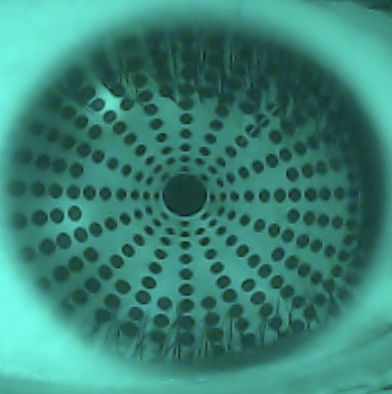
#> input picture ojo_ultimo.png, 392 x 394 px, found by its file name
$ python C1007.py
#> lines starting #> are read from the running program, lines starting #| are printed output that depends on the picture; after the words box and inside, x2 and y2 are one past the last pixel; in counts of white or black regions, pixels touching at a corner belong together
import cv2
import os
import numpy as np
import matplotlib.pyplot as plt
from scipy.ndimage import gaussian_filter, median_filter
from scipy.interpolate import griddata
from scipy.optimize import least_squares
from sklearn.cluster import DBSCAN, KMeans
from matplotlib.colors import LinearSegmentedColormap, Normalize
from scipy.interpolate import interp1d
import pandas as pd
# Generar una función integrada con entrada imagen y salida mapa de calor delta_zq

image_path = r"/Users/gaby/Desktop/Software_Laptop/ojo_ultimo.png"
output_dir = os.path.dirname(image_path)

def metodo_biodi2_diferencia_final(image_path, output_path1="mapa_diferencia.jpg",output_path2="mapa_tangencial.jpg"):
#> called with output_path1 = 'mapa_diferencia.jpg', output_path2 = 'mapa_tangencial.jpg'
    import cv2
    import numpy as np
    from scipy.ndimage import gaussian_filter
    from sklearn.cluster import DBSCAN, KMeans
    from matplotlib import pyplot as plt

    img_color = cv2.imread(image_path)
#> img_color is the input picture: shape (394, 392, 3); mean B, G, R 118.1, 131.3, 58.5
    img = cv2.imread(image_path, cv2.IMREAD_GRAYSCALE)

    # --- Paso 1: Ecualización e inversión ---
    img_eq = cv2.equalizeHist(img)
    img_inv = cv2.bitwise_not(img_eq)

    # --- Paso 2: Suavizado ---
    img_blur = gaussian_filter(img_inv, sigma=0.8)

    # --- Paso 3: Detección inicial con HoughCircles (para extraer template) ---
    circles = cv2.HoughCircles(
        img_blur.astype(np.uint8),
        cv2.HOUGH_GRADIENT,
        dp=1.2,
        minDist=10,#10
        param1=30,
        param2=8,
        minRadius=3,
        maxRadius=5
    )
#> circles = 232 rows, first 8: [161.4, 137.4, 4.32], [234.6, 196.2, 4.32], [353.4, 192.6, 4.32], [351, 153, 4.32], [137.4, 214.2, 4.2], [229.8, 178.2, 4.32], [271.8, 162.6, 4.32], [185.4, 133.8, 4.32]

    if circles is None:
        raise RuntimeError("No se detectaron círculos Hough para usar como template.")

    # Extraer primer círculo como kernel
    circles = np.uint16(np.around(circles))
#> circles = 232 rows, first 8: [161, 137, 4], [235, 196, 4], [353, 193, 4], [351, 153, 4], [137, 214, 4], [230, 178, 4], [272, 163, 4], [185, 134, 4]
    x0, y0, r0 = circles[0][0]
#> x0 = 161; y0 = 137; r0 = 4
    patch_size = 2*r0 + 1
#> patch_size = 9
    template = img_blur[y0-r0:y0+r0+1, x0-r0:x0+r0+1].astype(np.float32)
    template = (template - template.mean()) / (template.std() + 1e-5)

    # --- Paso 4: Template Matching ---
    img_norm = img_blur.astype(np.float32)
    img_norm = (img_norm - img_norm.mean()) / (img_norm.std() + 1e-5)
    result = cv2.matchTemplate(img_norm, template, cv2.TM_CCOEFF_NORMED)
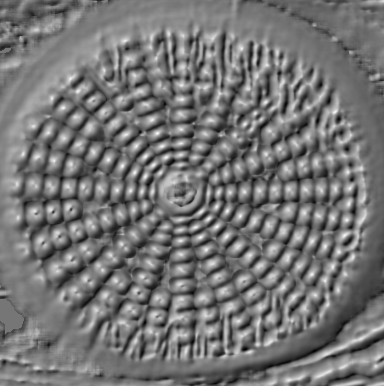
#> result: shape (386, 384) float32; min -0.87, max 1, mean -0.0126; drawn with min black and max white

    # Umbralizado de coincidencias
    threshold = 0.55
    ys, xs = np.where(result >= threshold)
#> ys = 3987 values from 0 to 385; xs = 3987 values, max 383 at index 1, min 10 at index 3768, mean 213.8
    points = list(zip(xs, ys))
#> points = 3987 pairs, first value 10 to 383, second value 0 to 385

    # --- Paso 5: Agrupación para evitar duplicados ---
    clustering = DBSCAN(eps=r0, min_samples=1).fit(np.array(points))
    labels = clustering.labels_
#> labels = 3987 values, max 316 at index 3950, min 0 at index 0, mean 169.2
    unique_labels = np.unique(labels)
#> unique_labels = 317 values from 0 to 316

    # --- Paso 6: Corrección de offset del template ---
    offset = (template.shape[1]//2, template.shape[0]//2)
    corrected_points = []
    for lbl in unique_labels:
        pts = np.array(points)[labels == lbl]
        mean_pt = pts.mean(axis=0)
        corrected = mean_pt + np.array(offset)
        corrected_points.append(tuple(corrected.astype(int)))
#> this loop made 317 passes
#> (mean_pt, corrected) on passes 1 to 3: ([382.2, 0.6], [386.2, 4.6]), ([36, 29.5], [40, 33.5]), ([168.1, 33.17], [172.1, 37.17])
#> after the loop, corrected_points = 317 pairs, first value 15 to 386, second value 4 to 388

    # --- Paso 7: Filtrado por ROI (zona válida) ---
    corrected = np.array(corrected_points)
#> corrected has the same summary as corrected_points
    x_min, x_max = 15,300
    y_min, y_max = 40,270
    mask = (
        (corrected[:,0] >= x_min) & (corrected[:,0] <= x_max) &
        (corrected[:,1] >= y_min) & (corrected[:,1] <= y_max)
    )
    filtered = corrected[mask]
#> filtered = 187 pairs, first value 20 to 299, second value 40 to 269
    x_real, y_real = filtered[:,0], filtered[:,1]
#> x_real = 187 values, max 299 at index 30, min 20 at index 113, mean 176.2; y_real = 187 values, max 269 at index 186, min 40 at index 0, mean 159.3

    # Resultado: número de puntos detectados
    print(f"Total puntos detectados (filtrados): {len(filtered)}")
#| Total puntos detectados (filtrados): 187

    # --- Paso 8: Centrado y cálculo de polar ---
    center_x, center_y = 165,165 # centro aproximado del iris
    x_c = x_real - center_x
#> x_c = 187 values, max 134 at index 30, min -145 at index 113, mean 11.17
    y_c = y_real - center_y
#> y_c = 187 values, max 104 at index 186, min -125 at index 0, mean -5.71
    r = np.sqrt(x_c**2 + y_c**2)
#> r = 187 values, max 162.2 at index 175, min 6.4 at index 92, mean 92.75
    theta = np.arctan2(y_c, x_c)
#> theta = 187 values, max 3.12 at index 97, min -3.12 at index 95, mean 0.041

    # --- Paso 9: Clasificación por anillos (KMeans en radio) ---
    num_rings = 30
    kmeans = KMeans(n_clusters=num_rings, random_state=0).fit(r.reshape(-1,1))
    ring_labels = kmeans.labels_
#> ring_labels = 187 values, max 29 at index 55, min 0 at index 33, mean 13.3

    # Reconstrucción digital de puntos
    digital_x, digital_y = [], []
    for ring_id in range(num_rings):
        idx = np.where(ring_labels == ring_id)[0]
        r_mean = r[idx].mean()
        angles = np.sort(theta[idx])
        for ang in angles:
            digital_x.append(r_mean*np.cos(ang) + center_x)
            digital_y.append(r_mean*np.sin(ang) + center_y)
#> this loop made 30 passes
#> (idx, r_mean, angles) on passes 1 to 4: ([33, 39, 43, 102, 130, 146, 156, 164], 74.78, [-2.15, -1.88, -1.6, 0.0657, 0.428, 0.881, 1.1, 1.58]), ([72, 80, 93, 104, 110, 125, 126], 30.11, [-2.59, -1.74, -0.121, 0.616, 1.54, 1.86, 2.79]), ([2, 25, 42, 62, 114, 120, 159, 179], 128, [-2.61, -1.87, -0.736, -0.329, 0.209, 0.824, 2.54, 2.97]), ([14, 19, 28, 56, 88, 133, 177], 105, [-2.02, -1.63, -0.886, -0.485, -0.0768, 2.08, 2.7])
#> after the loop, digital_x = 187 values, max 300 at index 93, min 17.47 at index 33, mean 176.1; digital_y = 187 values, max 268.9 at index 154, min 41.22 at index 178, mean 159.2

    # --- Paso 10: Visualización final ---

    # Dibujar detecciones sobre imagen a color
    img_out = img_color.copy()
    for (x, y) in filtered:
        cv2.circle(img_out, (x, y), 2, (0, 0, 255), 1)
#> this loop made 187 passes
#> (x, y) on passes 1 to 3: (155, 40), (216, 41), (128, 44)
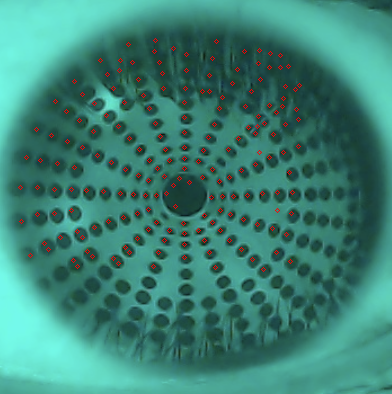
#> img_out: shape (394, 392, 3); 0.97% of pixels changed, all inside (x1, y1, x2, y2) = (18, 38, 302, 272)

    # -----------------------------
    # Parámetros
    # -----------------------------
    center_x, center_y = 163, 145  # centro óptico (en píxeles)
    scale = 0.03  # conversión de píxeles a cm

    # -----------------------------
    # Convertir puntos reales a físico (cm)
    # -----------------------------
    # Supón que tienes x_real e y_real ya definidos (arrays de puntos)
    x_cm = (x_real - center_x) * scale
#> x_cm = 187 values, max 4.08 at index 30, min -4.29 at index 113, mean 0.395
    y_cm = (y_real - center_y) * scale
#> y_cm = 187 values, max 3.72 at index 186, min -3.15 at index 0, mean 0.429
    real_points_cm = np.stack((x_cm, y_cm), axis=1)
#> real_points_cm = 187 pairs, first value -4.29 to 4.08, second value -3.15 to 3.72

    # -----------------------------
    # Función de filtrado
    # -----------------------------
    def filtrar_por_meridiano(real_points_cm, meridiano_deg, tolerance_cm=0.15):
        angle_rad = np.radians(meridiano_deg)
        direction = np.array([np.cos(angle_rad), np.sin(angle_rad)])
        projections = np.dot(real_points_cm, direction)
        projected = np.outer(projections, direction)
        dist_perpendicular = np.linalg.norm(real_points_cm - projected, axis=1)
        mask = dist_perpendicular <= tolerance_cm
        puntos_cercanos = real_points_cm[mask]
        proyecciones_centrales = projections[mask]
        indices_ordenados = np.argsort(proyecciones_centrales)
        puntos_ordenados = puntos_cercanos[indices_ordenados]
        return puntos_ordenados

    # -----------------------------
    # Meridianos a evaluar
    # -----------------------------
    meridianos = [0, 22, 67, 45, 92, 115, 136, 158]
    tolerance = 0.17

    # Diccionario para guardar los puntos por meridiano
    puntos_por_meridiano = {}

    # Recorrer meridianos y guardar puntos
    for m in meridianos:
        puntos = filtrar_por_meridiano(real_points_cm, meridiano_deg=m, tolerance_cm=tolerance)
        puntos = puntos[np.linalg.norm(puntos, axis=1) <= 5.5]  # limitar por radio
        puntos_por_meridiano[m] = puntos
#> this loop made 8 passes
#> (angle_rad in filtrar_por_meridiano, direction in filtrar_por_meridiano, indices_ordenados in filtrar_por_meridiano) on passes 2, 3, 4, 5, 7, 8: (0.384, [0.927, 0.375], [0, 1, 2, 3, 4, 5, 6, 7, 8, 9]), (1.17, [0.391, 0.921], [0, 1, 2, 3, 4, 5, 6, 7, 8, 9, 10, 11, 12]), (0.785, [0.707, 0.707], [0, 1, 2, 3, 4, 5, 6, 8, 7, 9, 10, 11, 12]), (1.61, [-0.0349, 0.999], [0, 1, 2, 3, 4, 5, 7, 6, 8, 9, 10]), (2.37, [-0.719, 0.695], [0, 1, 2, 3, 4, 5, 6, 7, 8, 9, 10, 11]), (2.76, [-0.927, 0.375], [0, 1, 2, 3, 4, 5, 6, 8, 7, 9, 10])
#> after the loop, puntos_por_meridiano = 8 items

    R = 7.8  # radio en cm
    df_dict={}
    elevaciones_por_meridiano = {}
    xAll, yAll, zAll = [], [], []
    # Función para extender el perfil simétricamente hasta ±3 cm
    def extender_perfil_simetrico(y_vals, z_vals, y_max_target=3.0, num_puntos=100):
        sorted_indices = np.argsort(y_vals)
        y_sorted = y_vals[sorted_indices]
        z_sorted = z_vals[sorted_indices]
        y_unique, unique_indices = np.unique(y_sorted, return_index=True)
        z_unique = z_sorted[unique_indices]

        y_ext = np.linspace(-y_max_target, y_max_target, num_puntos)
        interp = interp1d(y_unique, z_unique, kind='cubic', fill_value="extrapolate")

        y_max_orig = np.max(np.abs(y_unique))
        y_scaled = y_ext * (y_max_orig / y_max_target)
        z_ext = interp(y_scaled)

        return y_ext, z_ext

    # Procesar cada meridiano
    for meridiano, puntos in puntos_por_meridiano.items():
        if len(puntos) == 0:
            continue

        # Seleccionar eje vertical
        if meridiano == 90:
            y_vals = puntos[:, 1]
        elif meridiano == 0:
            y_vals = puntos[:, 0]
        else:
            y_vals = puntos[:, 1]

        # Elevación teórica sin normalizar
        z_teorico = 2 * (y_vals**2) / (2 * R)
        elevaciones_por_meridiano[meridiano] = {
            'y': y_vals,
            'z': z_teorico
        }

        # Para meridianos 22° y 158°, aplicar extensión simétrica hasta ±3 cm
        if meridiano in [22, 158]:
            z_normalizado = z_teorico / np.max(z_teorico)
            y_ext, z_ext = extender_perfil_simetrico(y_vals, z_normalizado, y_max_target=3.0)

            # [5 lines of commented-out code are left out]

        import pandas as pd
        df = pd. DataFrame ({
        'y (cm)': y_vals,
        '_teorico (cm) ': z_teorico
        })
        df_dict[f'df_{meridiano}'] = df

        theta = np.radians(meridiano)
        x = y_vals * np.cos(theta)
        y = y_vals * np.sin(theta)

        xAll.extend(x)
        yAll.extend(y)
        zAll.extend(z_teorico)
        '''
        plt.title(f"Elevación corneal teórica - Meridiano {meridiano}°")
        plt.xlabel("y (cm)")
        plt.ylabel("z (cm)")
        plt.grid(True)
        plt.legend()
        plt.tight_layout()
        plt.show()
    '''
#> this loop made 8 passes
#> after the loop, df_dict = 8 items; elevaciones_por_meridiano = 8 items; xAll = 87 values, max 4.05 at index 7, min -2.88 at index 0, mean 0.192; yAll = 87 values, max 3.37 at index 30, min -2.83 at index 55, mean 0.294; zAll = 87 values, max 2.1 at index 7, min 0.000462 at index 3, mean 0.387
        # Asegurarse de que estos arrays ya están definidos
    xAll = np.array(xAll)
    yAll = np.array(yAll)
    zAll = np.array(zAll)
    zAll_adj = -zAll + 1  # inversión + traslación
#> zAll_adj = 87 values, max 1 at index 3, min -1.1 at index 7, mean 0.613

    # Interpolación 2D
    xq, yq = np.meshgrid(
        np.linspace(xAll.min(), xAll.max(), 200),
        np.linspace(yAll.min(), yAll.max(), 200)
    )
    zq = griddata((xAll, yAll), zAll_adj, (xq, yq), method='cubic')
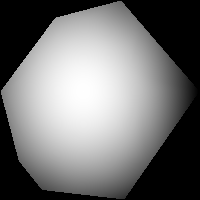
#> zq: shape (200, 200) float64; 34.61% of the values are NaN or infinite; the others: min -1.08, max 1, mean 0.366; drawn with min black, max white, NaN and infinite black

    # --- Ajuste de esfera ---
    def fit_sphere(x, y, z):
        def residuals(params):
            a, b, R, z0 = params
            return (np.sqrt((x - a)**2 + (y - b)**2 + (z - z0)**2) - R)
        x0 = [0, 0, 7.8, 1]
        result = least_squares(residuals, x0)
#> result = 12 items
        a, b, R, z0 = result.x
#> a = 0.0271; b = 0.00663; R = 4.61; z0 = -3.63
        rms_error = np.sqrt(np.mean(residuals(result.x)**2))
#> rms_error = 0.0268
        return [1/R, a, b, z0], rms_error

    params, mf = fit_sphere(xAll, yAll, zAll_adj)
#> params = [0.217, 0.0271, 0.00663, -3.63]; mf = 0.0268
    inv_R, a, b, z0 = params
#> inv_R = 0.217; a = 0.0271; b = 0.00663; z0 = -3.63
    radio = 1 / inv_R
#> radio = 4.61

    # Generar superficie ideal
    zq_esfera = np.sqrt(np.maximum(0, radio**2 - (xq - a)**2 - (yq - b)**2))
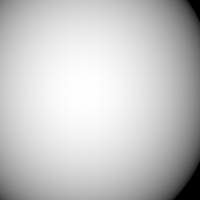
#> zq_esfera: shape (200, 200) float64; min 0, max 4.61, mean 3.58; drawn with min black and max white
    '''
    # --- Visualización combinada ---
    fig = plt.figure(figsize=(10, 7))
    ax = fig.add_subplot(111, projection='3d')
    '''
    # Superficie reconstruida
    #surf1 = ax.plot_surface(xq, yq, zq, cmap='jet', edgecolor='none', alpha=0.9)

    # Superficie esférica completa
    zq_esfera = z0 + np.sqrt(np.maximum(0, radio**2 - (xq - a)**2 - (yq - b)**2))
    #surf2 = ax.plot_surface(xq, yq, zq_esfera, color='gray', alpha=0.3, edgecolor='none')
    '''
    # Puntos originales
    ax.scatter(xAll, yAll, zAll_adj, color='red', s=8)

    # Ejes y límites
    ax.set_xlabel('X (cm)')
    ax.set_ylabel('Y (cm)')
    ax.set_zlabel('Z (cm)')
    ax.set_zlim(-1, 1)  # <-- Aquí se limita visualmente la elevación
    ax.set_title('Reconstrucción 3D vs Esfera Ideal (recorte visual en Z)')
    fig.colorbar(surf1, ax=ax, shrink=0.5, aspect=10)
    ax.view_init(elev=30, azim=135)
    plt.tight_layout()
    plt.show()

    # Reporte
    print(f"Radio de curvatura ajustado: {radio:.2f} cm")
    print(f"Centro: ({a:.2f}, {b:.2f}) cm")
    print(f"Altura del ápex (z0): {z0:.2f} cm")
    print(f"Error RMS del ajuste: {mf:.4f} cm")
    '''

    df_dict = {}
    max_len = 0  # para igualar longitudes luego

    for meridiano, puntos in puntos_por_meridiano.items():
        if len(puntos) == 0:
            continue

        # Selección del eje vertical
        if meridiano == 90:
            y_vals = puntos[:, 1]
        elif meridiano == 0:
            y_vals = puntos[:, 0]
        else:
            y_vals = puntos[:, 1]

        # Elevación teórica
        z_teorico = 2 * (y_vals ** 2) / (2 * R)

        # Para 22° y 158°, extender perfil
        if meridiano in [22, 158]:
            z_normalizado = z_teorico / np.max(z_teorico)
            y_ext, z_ext = extender_perfil_simetrico(y_vals, z_normalizado, y_max_target=3.0)
        else:
            y_ext = y_vals
            z_ext = z_teorico

        # Actualizar longitud máxima para padding
        max_len = max(max_len, len(y_ext))

        # Guardar en dict para DataFrame
        df_dict[f'{meridiano}°_y'] = y_ext
        df_dict[f'{meridiano}°_z'] = z_ext
#> this loop made 8 passes
#> (meridiano, sorted_indices in extender_perfil_simetrico, y_unique in extender_perfil_simetrico, y_max_orig in extender_perfil_simetrico, max_len) on pass 2: (22, [0, 1, 2, 3, 4, 5, 6, 7, 8, 9], [-1.32, -1.02, -0.57, 0.12, 0.39, 0.48, 0.72, 0.96, 1.41], 1.41, 100)
#> after the loop, df_dict = 16 items

    # Rellenar con NaNs para igualar longitudes
    for key in df_dict:
        padding = max_len - len(df_dict[key])
        if padding > 0:
            df_dict[key] = np.pad(df_dict[key], (0, padding), constant_values=np.nan)
#> this loop made 16 passes
#> (key, padding) on passes 1 to 8: ('0°_y', 92), ('0°_z', 92), ('22°_y', 0), ('22°_z', 0), ('67°_y', 87), ('67°_z', 87), ('45°_y', 87), ('45°_z', 87)

    # Crear y mostrar DataFrame
    import pandas as pd
    df_merged = pd.DataFrame(df_dict)
#> df_merged = table of 100 rows and 16 columns


    # --- Paso 1: Interpolación de la superficie reconstruida ---
    xAll = np.array(xAll)
    yAll = np.array(yAll)
    zAll = np.array(zAll)
    zAll_adj = -zAll + 1

    xq, yq = np.meshgrid(
        np.linspace(xAll.min(), xAll.max(), 200),
        np.linspace(yAll.min(), yAll.max(), 200)
    )
    zq = griddata((xAll, yAll), zAll_adj, (xq, yq), method='cubic')

    # --- Paso 2: Superficie ideal (esfera) ---
    zq_esfera = z0 + np.sqrt(np.maximum(0, radio**2 - (xq - a)**2 - (yq - b)**2))

    # --- Paso 3: Diferencia Δz en micras, solo en puntos válidos ---
    mask_valid = ~np.isnan(zq) & ~np.isnan(zq_esfera)
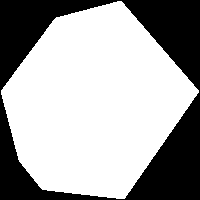
#> mask_valid: shape (200, 200) bool; 65.4% white; 1 black region, box (x1, y1, x2, y2) and area: (0, 0, 200, 200) 13846
    delta_zq = np.full_like(zq, np.nan)
#> delta_zq: shape (200, 200) float64; every value is NaN or infinite
    delta_zq[mask_valid] = (zq - zq_esfera)[mask_valid] * 100  # en μm

    # --- Paso 4: Colormap personalizado ---
    cmap_custom = LinearSegmentedColormap.from_list(
        "verde-amarillo",
        [
            (0.00, "#005500"),   # verde oscuro
            (0.20, "#00aa00"),   # verde medio
            (0.60, "#aaff00"),   # verde claro
            (1.00, "#ffff00")    # amarillo
        ]
    )

    norm = Normalize(vmin=-5, vmax=25)

    # --- Paso 5: Visualización ---
    plt.figure(figsize=(8, 6))
    plt.imshow(delta_zq, extent=(xq.min(), xq.max(), yq.min(), yq.max()),
               origin='lower', cmap=cmap_custom, norm=norm, aspect='equal')
    plt.colorbar(label='Δz reconstruido - ideal (μm)')
    plt.title("Mapa de Calor de Diferencia (Reconstrucción - Esfera Ideal)")
    plt.xlabel("X (cm)")
    plt.ylabel("Y (cm)")
    plt.tight_layout()
    plt.savefig(output_path1, dpi=300)
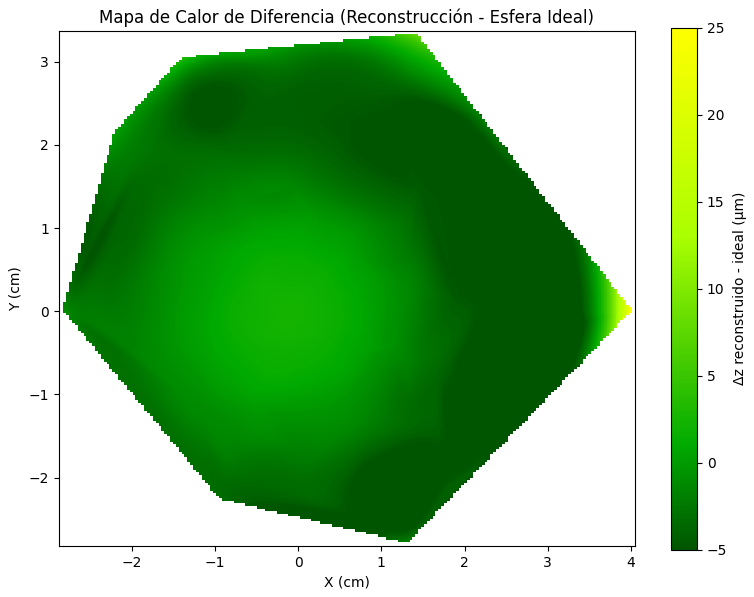
#> figure drawn by matplotlib, 2 panels
    plt.close()

    # ----- Mapa tangencial (dioptrías) -----
    curvaturas = {}
    for meridiano in meridianos:
        puntos = puntos_por_meridiano[meridiano]
        if len(puntos) == 0:
            continue
        if meridiano == 90:
            y = puntos[:, 1]
        elif meridiano == 0:
            y = puntos[:, 0]
        z = 2 * (y ** 2) / (2 * R)
        z_trasladado = -z + np.max(z)
        dz = np.gradient(z_trasladado, y)
        d2z = np.gradient(dz, y)
        Kt = d2z / (1 + dz**2)**(3/2)
        Kt_D = -1000 * (1.3375 - 1) * Kt
        curvaturas[f"df_{meridiano}"] = {"y": y, "Kt_D": Kt_D}
#> this loop made 8 passes
#> y on pass 1: [-2.88, -2.43, -0.72, 0.06, 0.63, 1.2, 1.95, 4.05]
#> after the loop, curvaturas = 8 items

    X_all, Y_all, Z_all = [], [], []
    fig2, ax2 = plt.subplots(figsize=(5, 5))
    for meridiano, datos in curvaturas.items():
        angulo_deg = int(meridiano.replace("df_", ""))
        y = datos["y"]
        Kt_D = datos["Kt_D"]
        theta = np.radians(angulo_deg)
        x_coords = y * np.cos(theta)
        y_coords = y * np.sin(theta)
        ax2.plot(x_coords, y_coords, color='red', alpha=0.6)
        ax2.text(x_coords[-1]*1.05, y_coords[-1]*1.05, f'{angulo_deg}°', fontsize=8, ha='center')
        X_all.extend(x_coords)
        Y_all.extend(y_coords)
        Z_all.extend(Kt_D)
#> this loop made 8 passes
#> (meridiano, angulo_deg, theta, x_coords, y_coords) on passes 1 to 3: ('df_0', 0, 0, [-2.88, -2.43, -0.72, 0.06, 0.63, 1.2, 1.95, 4.05], [0, 0, 0, 0, 0, 0, 0, 0]), ('df_22', 22, 0.384, [-2.67, -2.25, -0.668, 0.0556, 0.584, 1.11, 1.81, 3.76], [-1.08, -0.91, -0.27, 0.0225, 0.236, 0.45, 0.73, 1.52]), ('df_67', 67, 1.17, [-1.13, -0.949, -0.281, 0.0234, 0.246, 0.469, 0.762, 1.58], [-2.65, -2.24, -0.663, 0.0552, 0.58, 1.1, 1.79, 3.73])
#> after the loop, X_all = 64 values, max 4.05 at index 7, min -3.76 at index 63, mean 0.0268; Y_all = 64 values, max 4.05 at index 39, min -2.88 at index 32, mean 0.145; Z_all = 64 values, max 86.51 at index 3, min 21.55 at index 7, mean 57.42

    xi = np.linspace(-5, 5, 100)
#> xi = 100 values from -5 to 5
    yi = np.linspace(-5, 5, 100)
#> yi = 100 values from -5 to 5
    Xgrid, Ygrid = np.meshgrid(xi, yi)
    Zgrid = griddata((X_all, Y_all), Z_all, (Xgrid, Ygrid), method='cubic')
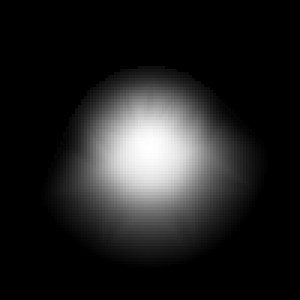
#> Zgrid: shape (100, 100) float64 (shown 3 times larger); 62.5% of the values are NaN or infinite; the others: min 21.76, max 86.57, mean 43.87; drawn with min black, max white, NaN and infinite black
    Zgrid = median_filter(Zgrid, size=4)
    contour = ax2.contourf(Xgrid, Ygrid, Zgrid, levels=np.linspace(0, 90, 20), cmap='jet')
    plt.colorbar(contour, ax=ax2, label="Potencia tangencial [D]")
    ax2.set_title("Tangential curvature (Front)")
    ax2.set_xlabel("X [mm]")
    ax2.set_ylabel("Y [mm]")
    ax2.axis('equal')
    plt.savefig(output_path2, dpi=300)
#> (the rest of the program and of its run is left out)
